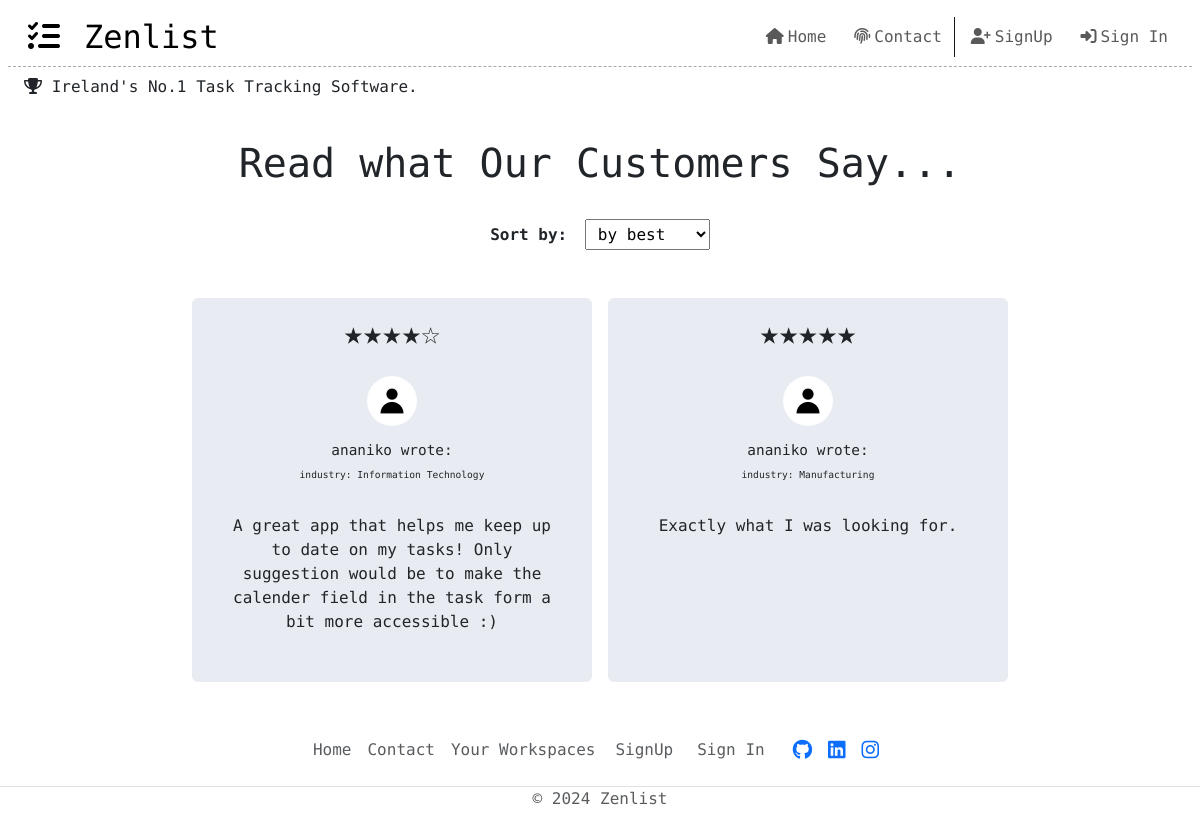
The page /reviews/ on the database as committed earlier.
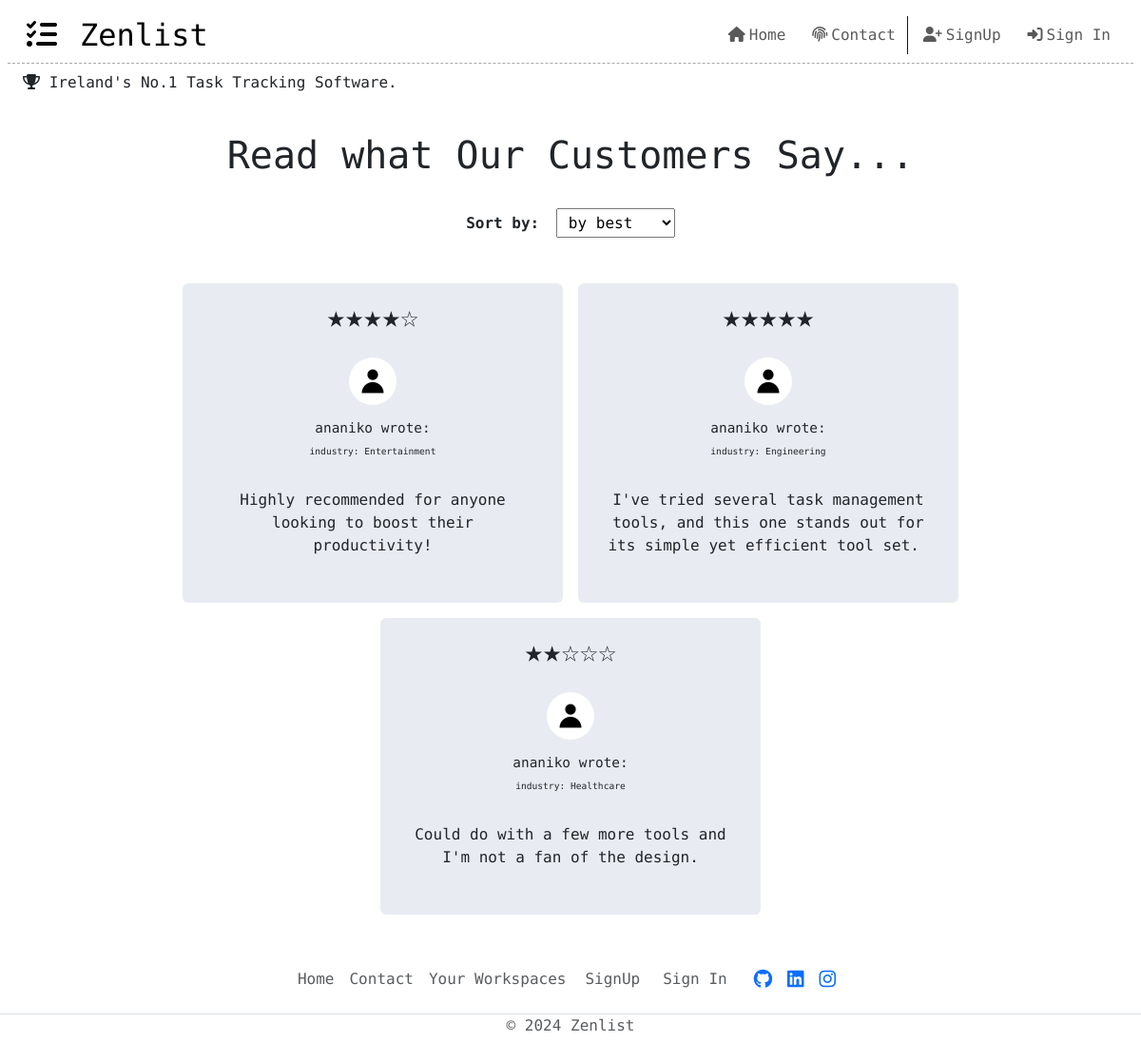
The same page on the database as committed later.
### scrum/models.py (models this page shows, shortened)
class Review(models.Model):
    author = models.ForeignKey(
        User,
        on_delete=models.CASCADE,
        related_name="reviewer"
    )
    job_industry = models.CharField(
        choices=INDUSTRY,
        default='other',
        max_length=22
    )
    rating = models.CharField(
        choices=STARS,
        default='no rating',
        max_length=5
    )
    review = models.TextField()
    reviewed_on = models.DateField(auto_now_add=True)
    approved = models.BooleanField(default=False)

### scrum/views.py (the view)
# urls.py: path('reviews/', Zenlist_Reviews, name='reviews'),
def Zenlist_Reviews(request):
    all_reviews = Review.objects.all()
    best_reviews = Review.objects.filter(rating__icontains='★★★')
    five_star = Review.objects.filter(rating='★★★★★')
    four_star = Review.objects.filter(rating='★★★★☆')
    three_star = Review.objects.filter(rating='★★★☆☆')
    two_star = Review.objects.filter(rating='★★☆☆☆')
    one_star = Review.objects.filter(rating='★☆☆☆☆')
    user_reviews = Review.objects.filter(author=request.user.id, approved=False)
    if request.method == 'POST':
        reviewForm = ReviewForm(data=request.POST)
        if reviewForm.is_valid:
            review = reviewForm.save(commit=False)
            review.author = request.user
            review.approved = False
            reviewForm.save()
            messages.add_message(
                request, messages.SUCCESS,
                '''Thanks for your review! Our administrators will
                review your submission within 2 business days.'''
            )
            return redirect('hello')
        else:
            messages.add_message(
            request, messages.SUCCESS,
            '''There was an issue while trying to submit your review.
            Please try again in a few mins.
            If the issue persists, please contact us using our dedicated
            contact page.'''
        )
    else:
        reviewForm = ReviewForm()
        context = {
        'reviews': all_reviews,
        'one_star': one_star,
        'two_star': two_star,
        'three_star': three_star,
        'four_star': four_star,
        'five_star': five_star,
        'user_reviews': user_reviews,
        'best_reviews': best_reviews,
        'reviewForm': reviewForm,
    }
    return render(
        request,
        "scrum/reviews.html",
        context
    )

### scrum/forms.py
class ReviewForm(forms.ModelForm):
    class Meta:
        model = Review
        fields = ('job_industry', 'rating', 'review',)
        labels = {
            'job_industry' : 'Your Industry',
            'rating' : 'How did we do?',
            'review' : 'Share Your Thoughts'
        }

### scrum/templates/scrum/reviews.html (shortened to what this page needs)
{% extends "base.html" %}
{% load static %}
{% block content %}
{% if reviews %}
<div class="container full-width d-flex flex-column mt-3 mx-0">
    <div class="heading-container d-flex flex-column align-items-center justify-content-center mb-4 text-center">
        <h1>Read what Our Customers Say...</h1>
        <div class="select-filter my-4">
            <label for="review-filter" class="me-2"><strong>Sort by:</strong></label>
            <select name="review-filter" class="px-2 py-1" id="review-filter">
            <option value="by best">by best</option>
            </select>
        </div>
    </div>
    <div class="row d-flex justify-content-center" id="review-box">
        {% for review in reviews %}
        {% if review.approved %}
        <div class="card col-md-4 col-sm-12 mb-3 mx-2" style="background-color: rgb(232, 236, 242); outline: none; border: none;">
            <div class="card-body zenlist-review" data-reviewedOn="{{review.reviewed_on}}" data-highestRate="{{review.rating}}" data-review-id="{{review.id}}">
                <div class="author-review mb-3 text-center">
                    <h2 class="star-rating">{{review.rating}}</h2>
                    <div class="author-profile d-flex mb-3 d-flex flex-column align-items-center">
                        <img class="card-img-top profile-image m-3" src="{% static 'images/default_profile_image.jpg' %}" alt="author profile image">
                        <div class="author-personal">
                            <h5 class="author-bio">{{review.author}} wrote:</h5>
                            <p class="author-industry">industry: {{review.job_industry}}</p>
                        </div>
                    </div>
                    <div class="main-review-content d-flex align-items-start justify-content-center">
                        <p>{{review.review | safe}}</p>
                    </div>
                </div>
            </div>
        </div>
        {% endif %}
        {% endfor %}
    </div>
</div>
{% endif %}
{% endblock %}

### templates/base.html (shortened to what this page needs)
{% load static %}
{% url 'hello' as home_url %}
{% url 'contact' as contact_url %}
{% url 'reviews' as reviews_url %}
{% url 'spaces' as workspace_url %}
{% url 'account_login' as login_url %}
{% url 'account_signup' as signup_url %}
{% url 'account_logout' as logout_url %}
<!DOCTYPE html>
<html lang="en">
<head>
    <link href="https://cdn.jsdelivr.net/npm/bootstrap@5.3.3/dist/css/bootstrap.min.css" rel="stylesheet"
>
    <link rel="stylesheet" href="{% static 'css/style.css' %}" type="text/css">
</head>
<body class="d-flex flex-column min-vh-100 main-bg">
    <nav class="navbar navbar-expand-md px-2 py-2">
        <div class="container-fluid nav-flex bb-grey">
            <a class="navbar-brand" href="{{ home_url }}"><span class="brand ps-2"><i class="fa-solid fa-list-check me-4"></i>Zenlist</span></a>
            <div class="collapse navbar-collapse nav-link-items text-end d-flex align-items-center justify-content-end" id="navbarItems">
                <ul class="navbar-nav">
                    <li class="nav-item px-1">
                        <a class="nav-link {% if request.path == home_url %}active{% endif %} brand" aria-current="page"
                            href="{{ home_url }}">
                            <i class="fa-solid fa-house mx-1"></i>Home
                        </a>
                    </li>
                    <li class="nav-item px-1">
                        <a class="nav-link {% if request.path == contact_url %}active{% endif %} brand" aria-current="page"
                            href="{{ contact_url }}">
                            <i class="fa-solid fa-fingerprint mx-1"></i>Contact
                        </a>
                    </li>
                    {% if request.user.is_authenticated %}
                    <li class="nav-item px-1">
                        <a class="nav-link {% if request.path == logout_url %}active{% endif %} brand" aria-current="page"
                            href="{% url 'account_logout' %}">
                            <i class="fa-solid fa-right-from-bracket mx-1"></i>Logout
                        </a>
                    </li>
                    {% else %}
                    <li class="nav-item px-1">
                        <a class="nav-link {% if request.path == signup_url %}active{% endif %} brand" aria-current="page"
                            href="{% url 'account_signup' %}">
                            <i class="fa-solid fa-user-plus mx-1"></i>SignUp
                        </a>
                    </li>
                    <li class="nav-item px-1">
                        <a class="nav-link {% if request.path == login_url %}active{% endif %} brand" aria-current="page"
                            href="{% url 'account_login' %}">
                            <i class="fa-solid fa-right-to-bracket mx-1"></i>Sign In
                        </a>
                    </li>
                    {% endif %}
                </ul>
            </div>
        </div>
    </nav>
    <p class="brand mb-4 px-4"><i class="fa-solid fa-trophy"></i>   Ireland's No.1 Task Tracking Software.</p>
    <main class="flex-shrink-0 main-bg">
        {% block content %}{% endblock content %}
    </main>
    <footer class="mt-auto py-3 mt-4">
        <div class="navbar-nav container-fluid container-top justify-content-center align-items-center border-bottom p-3">
            <ul class="nav">
                <li class="nav-item"><a href="{{ home_url }}" class="nav-link px-2 text-body-secondary">Home</a></li>
                <li class="nav-item"><a href="{{ contact_url }}" class="nav-link px-2 text-body-secondary">Contact</a></li>
                <li class="nav-item"><a href="{{ workspace_url }}" class="nav-link px-2 text-body-secondary">Your Workspaces</a></li>
                {% if request.user.is_authenticated %}
                    <li class="nav-item px-1">
                        <a class="nav-link btn px-2 text-body-secondary" href="{% url 'account_logout' %}">Logout</a>
                    </li>
                {% else %}
                    <li class="nav-item px-1">
                        <a class="nav-link btn px-2 text-body-secondary" href="{% url 'account_signup' %}">SignUp</a>
                    </li>
                    <li class="nav-item px-1">
                        <a class="nav-link btn px-2 text-body-secondary" href="{% url 'account_login' %}">Sign In</a>
                    </li>
                {% endif %}
                <li class="nav-item nav-item-socials px-2 d-flex align-items-center justify-content-center">
                    <a href="https://github.com/Ana-Niko-byte" class="social-icon px-2 direct-link" aria-label="Visit our Github"><i class="fa-brands fa-lg fa-github"></i></a>
                    <a href="https://www.linkedin.com/in/ana-nikolayenia-k/" class="social-icon px-2 direct-link" aria-label="Visit our Linkedin"><i class="fa-brands fa-lg fa-linkedin"></i></a>
                    <a href="https://www.instagram.com/ana_nikolayenia/" class="social-icon px-2 direct-link" aria-label="Visit our Instagram"><i class="fa-brands fa-lg fa-instagram"></i></a>
                </li>
            </ul>
        </div>
        <p class="text-center text-body-secondary">&copy; 2024 Zenlist</p>
    </footer>
</body>
</html>

### static/css/style.css (style rules this page uses)
.direct-link { transition: all 0.2s ease; }
body { font-family: "Source Code Pro", monospace; font-weight: 400; font-style: normal; }
.navbar-brand { font-size: 2rem; }
.full-width { min-width: 100%; }
.nav-link { transition: all 0.2s ease; text-decoration: none; }
.profile-image { width: 50px; height: 50px; border-radius: 50%; }
.author-bio { font-size: 0.9rem; }
.author-industry { font-size: 0.6rem; }
.star-rating { font-size: 2rem; }
.bb-grey { border-bottom: 1px dashed darkgrey; }
.nav-link-items { width: 100%; }

Rows that differ between the two databases and show on the page:
removed Review: rating "★★★★☆", approved True (drawn), author "ananiko", job_industry "Information Technology", review "A great app that helps me keep up to date on my tasks! Only suggestion would be to make the calender field in the task form a bit more accessible :)"
removed Review: rating "★★★★★", approved True (drawn), author "ananiko", job_industry "Manufacturing", review "Exactly what I was looking for."
added Review: rating "★★★★☆", approved True (drawn), author "ananiko", job_industry "Entertainment", review "Highly recommended for anyone looking to boost their productivity!"
added Review: rating "★★★★★", approved True (drawn), author "ananiko", job_industry "Engineering", review "I've tried several task management tools, and this one stands out for its simple yet efficient tool set."
added Review: rating "★★☆☆☆", approved True (drawn), author "ananiko", job_industry "Healthcare", review "Could do with a few more tools and I'm not a fan of the design."
